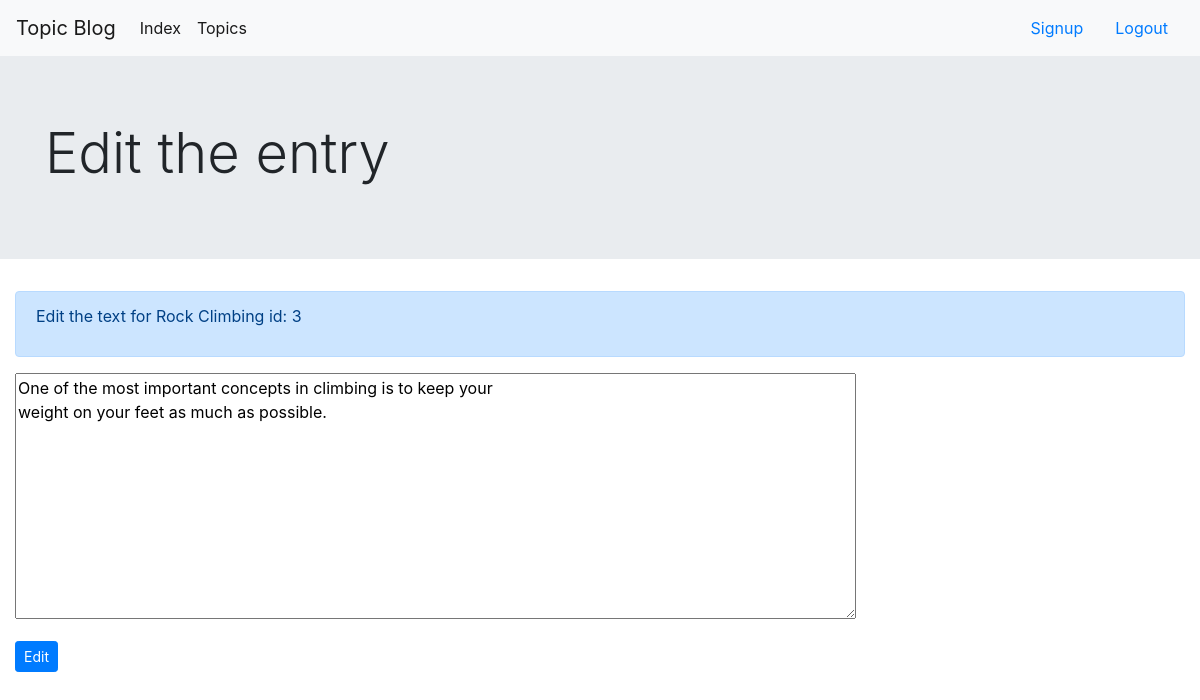
Screenshot of /edit_entry/3 (signed in) with the database file from the repository.
### topicApp/models.py (models this page shows, shortened)
class Entry(models.Model):
    topic = models.ForeignKey(Topic, on_delete=models.CASCADE)
    text = models.TextField()
    date_added = models.DateTimeField(auto_now_add=True)
    class Meta:
        verbose_name_plural = 'Entries'

class Topic(models.Model):
    text = models.CharField(max_length=100)
    date_added = models.DateTimeField(auto_now_add=True)
    def __str__(self):
        return self.text

### topicApp/views.py (the view)
# urls.py: url(r'edit_entry/(?P<entry_id>\d+)', views.edit_entry, name='edit_entry')
@ login_required(login_url = '/users/login')
def edit_entry(request, entry_id):
    entry = Entry.objects.get(id =entry_id)
    topic = entry.topic
    if request.method == "POST":
        form = EntryForm(instance= entry, data=request.POST)
        if form.is_valid():
            form.save()
            return HttpResponseRedirect(reverse('topic', args=[topic.id]))
    else:
        form = EntryForm(instance=entry)
    return render(request, 'topicApp/edit_entry.html', {'form':form,
                                                        'entry': entry})

### topicApp/forms.py
class EntryForm(forms.ModelForm):
    class Meta:
        model = Entry
        fields = ['text']
        labels = {'text': ''}
        widgets = {'text': forms.Textarea(attrs={'cols':80})}

### templates/topicApp/edit_entry.html (shortened to what this page needs)
{% extends 'topicApp/base.html' %}
{% block bodyBlock %}
    <div class="jumbotron jumbotron-fluid">
        <div class="container">
            <h1 class="display-4">Edit the entry</h1>
        </div>
    </div>
    <div class="container-fluid">
        <form method="post">
            <div class="alert alert-primary" role="alert">
            <p> Edit the text for {{ entry.topic }} id: {{ entry.id }}</p>
            </div>
            {{ form.as_p}}
            <button type="submit" class="btn btn-primary btn-sm" value="Edit">
                Edit
            </button>
        </form>
    </div>
{% endblock %}

### rows the page displays
Entry: topic "Rock Climbing", id "3", text "One of the most important concepts in climbing is to keep your weight on your feet as much as possible."
